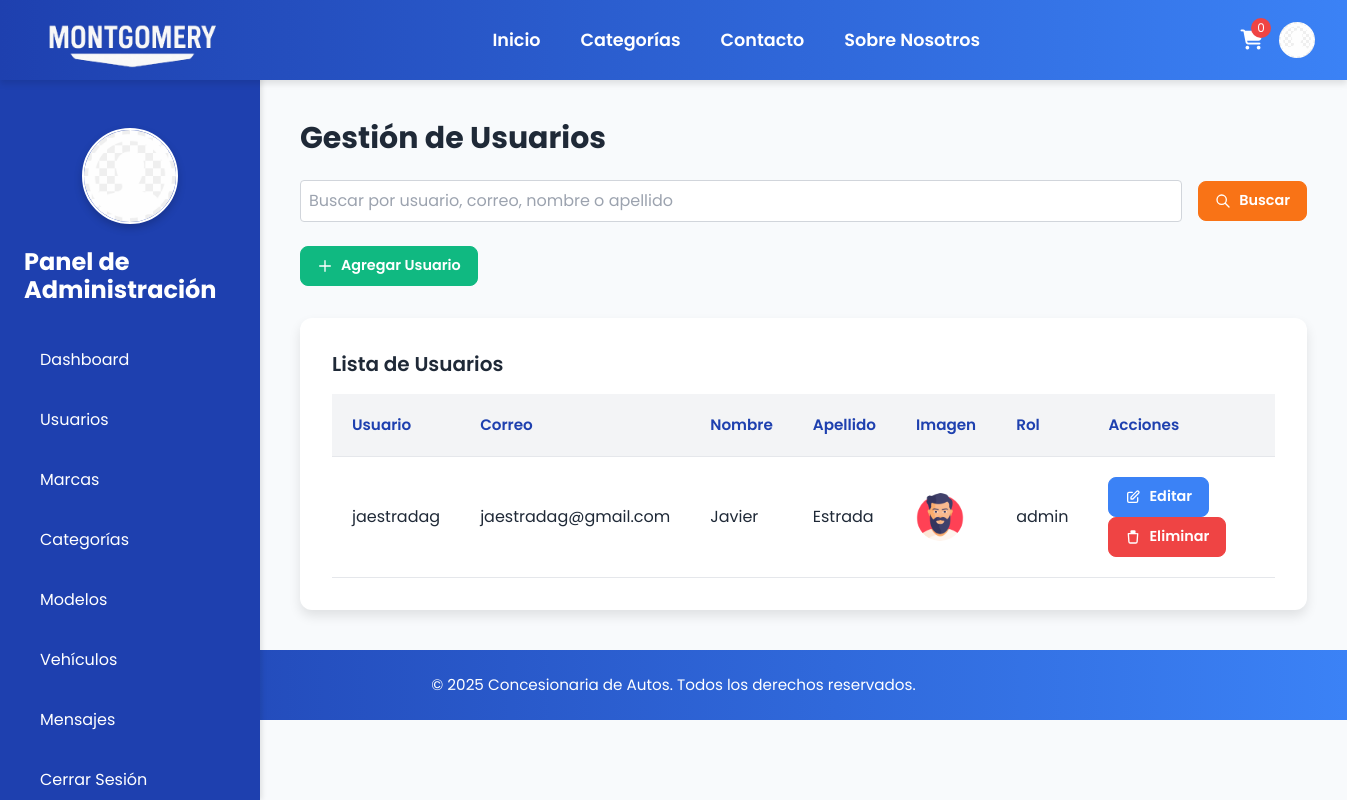
Page /admin/users.php on the earlier database version.
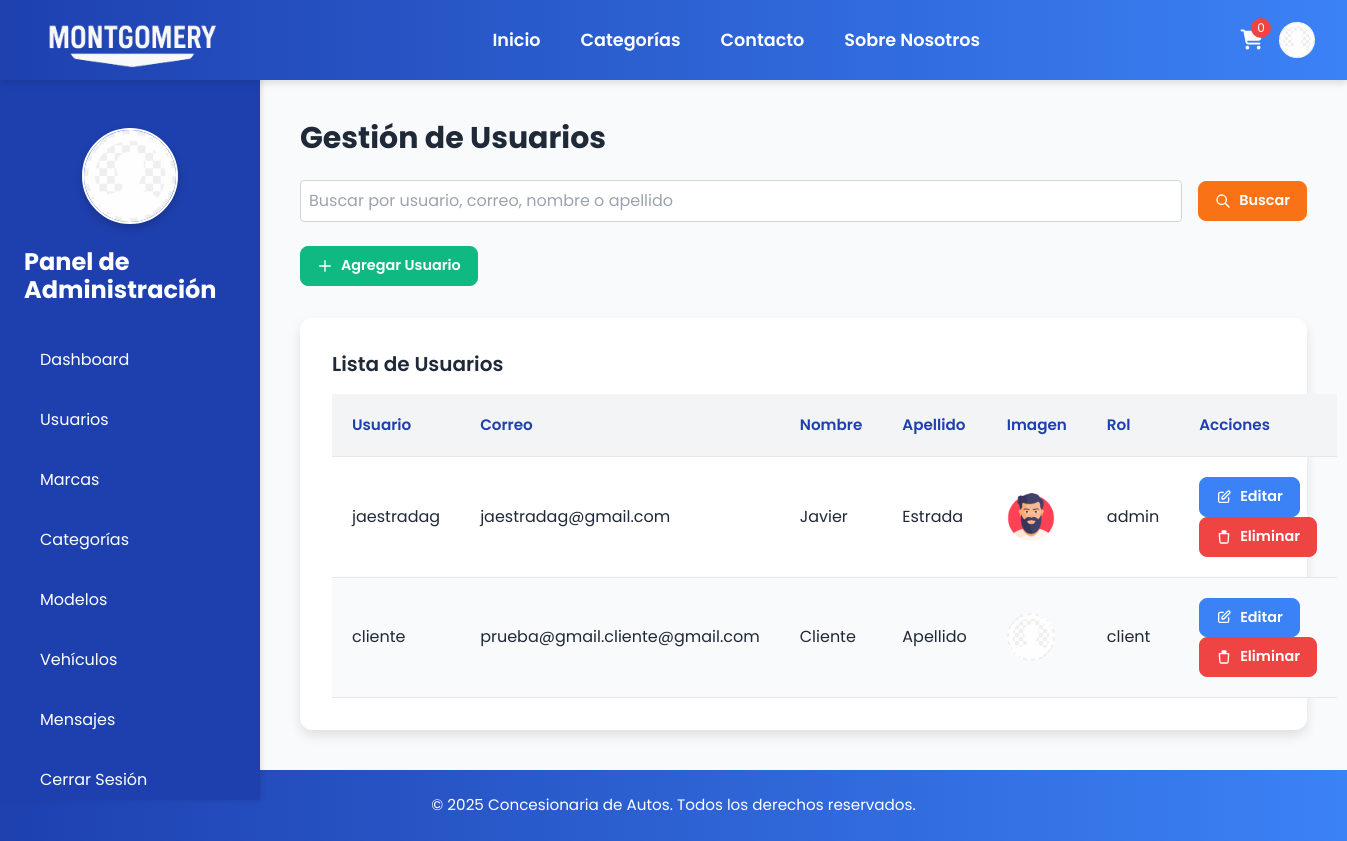
Same page on the later database version.
### tables this page shows
CREATE TABLE `users` (
  `id` int(11) NOT NULL,
  `username` varchar(50) NOT NULL,
  `email` varchar(100) NOT NULL,
  `password` varchar(255) NOT NULL,
  `first_name` varchar(50) NOT NULL,
  `last_name` varchar(50) NOT NULL,
  `image` varchar(255) DEFAULT 'default-user.png',
  `role` enum('client','admin') DEFAULT 'client',
  `created_at` timestamp NOT NULL DEFAULT current_timestamp()
);

### admin/users.php (the view, shortened to what this page needs)
<?php
include '../includes/header.php';
if (!isset($users)) {
    $users = $pdo->query("SELECT * FROM users")->fetchAll();
}
include '../includes/admin_sidebar.php';
?>
<div class="main-content">
    <h1 class="text-3xl font-bold mb-6 text-1E40AF">Gestión de Usuarios</h1>
    <form method="POST" class="mb-6 flex items-center gap-4">
        <input type="text" name="search_query" placeholder="Buscar por usuario, correo, nombre o apellido" class="border p-2 rounded w-full">
        <button type="submit" class="btn btn-search">
            <svg fill="none" stroke="currentColor" viewBox="0 0 24 24" xmlns="http://www.w3.org/2000/svg">
                <path stroke-linecap="round" stroke-linejoin="round" stroke-width="2" d="M21 21l-6-6m2-5a7 7 0 11-14 0 7 7 0 0114 0z"></path>
            </svg>
            Buscar
        </button>
    </form>
    <button type="button" class="btn btn-add mb-8" id="open-add-user-modal">
        <svg fill="none" stroke="currentColor" viewBox="0 0 24 24" xmlns="http://www.w3.org/2000/svg">
            <path stroke-linecap="round" stroke-linejoin="round" stroke-width="2" d="M12 4v16m8-8H4"></path>
        </svg>
        Agregar Usuario
    </button>
    <div class="table-container">
        <h2 class="text-xl font-semibold mb-4 text-1E40AF">Lista de Usuarios</h2>
        <table>
            <thead>
                <tr>
                    <th>Usuario</th>
                    <th>Correo</th>
                    <th>Nombre</th>
                    <th>Apellido</th>
                    <th>Imagen</th>
                    <th>Rol</th>
                    <th>Acciones</th>
                </tr>
            </thead>
            <tbody>
                <?php foreach ($users as $user): ?>
                    <tr>
                        <td><?php echo htmlspecialchars($user['username']); ?></td>
                        <td><?php echo htmlspecialchars($user['email']); ?></td>
                        <td><?php echo htmlspecialchars($user['first_name']); ?></td>
                        <td><?php echo htmlspecialchars($user['last_name']); ?></td>
                        <td><img src="<?php echo BASE_URL; ?>images/<?php echo htmlspecialchars($user['image']); ?>" alt="Usuario" class="w-12 h-12 object-cover rounded-full"></td>
                        <td><?php echo htmlspecialchars($user['role']); ?></td>
                        <td>
                            <button class="btn btn-edit edit-user-btn"
                                    data-id="<?php echo $user['id']; ?>"
                                    data-username="<?php echo htmlspecialchars($user['username']); ?>"
                                    data-email="<?php echo htmlspecialchars($user['email']); ?>"
                                    data-first-name="<?php echo htmlspecialchars($user['first_name']); ?>"
                                    data-last-name="<?php echo htmlspecialchars($user['last_name']); ?>"
                                    data-image="<?php echo htmlspecialchars($user['image']); ?>"
                                    data-role="<?php echo htmlspecialchars($user['role']); ?>">
                                <svg fill="none" stroke="currentColor" viewBox="0 0 24 24" xmlns="http://www.w3.org/2000/svg">
                                    <path stroke-linecap="round" stroke-linejoin="round" stroke-width="2" d="M11 5H6a2 2 0 00-2 2v11a2 2 0 002 2h11a2 2 0 002-2v-5m-1.414-9.414a2 2 0 112.828 2.828L11.828 15H9v-2.828l8.586-8.586z"></path>
                                </svg>
                                Editar
                            </button>
                            <a href="<?php echo BASE_URL; ?>admin/delete_user.php?id=<?php echo $user['id']; ?>" onclick="return confirmDelete('¿Seguro que quieres eliminar este usuario?')" class="btn btn-delete">
                                <svg fill="none" stroke="currentColor" viewBox="0 0 24 24" xmlns="http://www.w3.org/2000/svg">
                                    <path stroke-linecap="round" stroke-linejoin="round" stroke-width="2" d="M19 7l-.867 12.142A2 2 0 0116.138 21H7.862a2 2 0 01-1.995-1.858L5 7m5-4h4a1 1 0 011 1v1H9V4a1 1 0 011-1zm-5 4h12"></path>
                                </svg>
                                Eliminar
                            </a>
                        </td>
                    </tr>
                <?php endforeach; ?>
            </tbody>
        </table>
    </div>
</div>
<?php include '../includes/footer.php'; ?>

Differences in the rows shown:
added users: username "cliente", email "prueba@gmail.cliente@gmail.com", first_name "Cliente", last_name "Apellido", image (placeholder picture), role "client"
